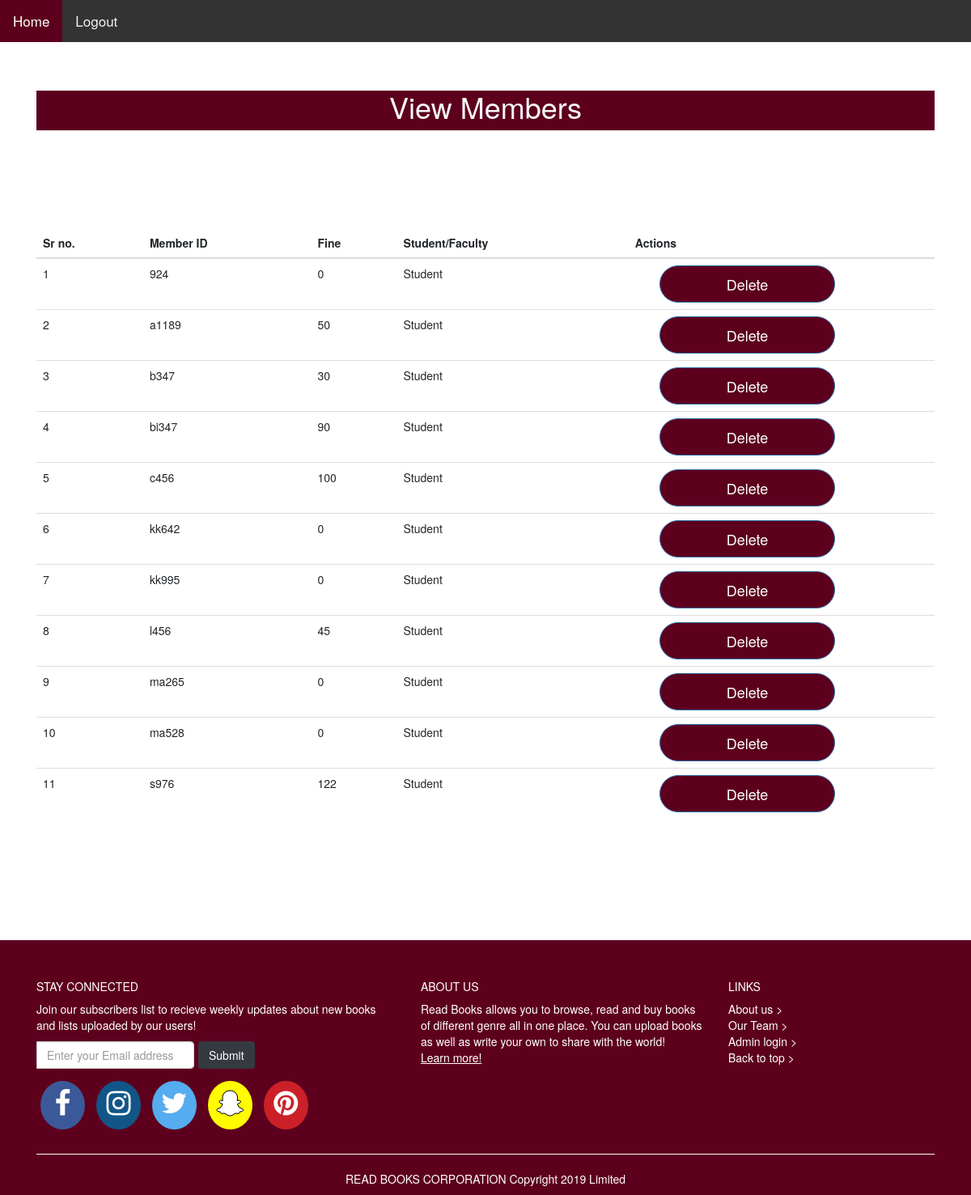
Page /LibrarySystem/Adminmembershelf.php (signed in) on the committed database.
### tables this page shows
CREATE TABLE `library_account` (
  `passcode` varchar(10) DEFAULT NULL,
  `login_id` varchar(255) NOT NULL,
  `fine_amt` int DEFAULT NULL,
  `mgr_id` int NOT NULL,
  `is_student` varchar(45) NOT NULL DEFAULT 'true',
  PRIMARY KEY (`login_id`),
  KEY `mgr_id` (`mgr_id`),
  CONSTRAINT `library_account_ibfk_1` FOREIGN KEY (`mgr_id`) REFERENCES `library_manager` (`mgr_id`) ON UPDATE CASCADE
);

### LibrarySystem/Adminmembershelf.php (the view, shortened to what this page needs)
<!DOCTYPE html>
<html>
<head>
</head>
<body>
</html><?php
include 'connection.php';
?>
<?php
include 'adminheader.php';
?>
  <div class="container"><br>
<h1 class="page-header text-center  text-light" style="background-color: #5D001E;">View Members</h1><br><br><br>
    <br><br>
    <div class="row-justify-content-center">
  <table class="table">
  <thead>
    <tr>
    <th scope="col">Sr no.</th>
      <th scope="col">Member ID</th>
      <th colspan="col">Fine</th>
      <th scope="col">Student/Faculty</th>
      <th scope="col">Actions</th>
      </tr>
  </thead>
  <?php
    $con = new PDO("mysql:host={$host};port={$port};dbname={$dbname}", $user, $password);
    $sql = "SELECT login_id,fine_amt,is_student FROM library_account";
    $stmt= $con->prepare($sql);
    $stmt->execute();
    $i = 1;
    $r = "true";
    while($row = $stmt->fetch(PDO::FETCH_NUM))
    {
      $p = strcmp($row[2],$r);
      if($p==0){
        $e = "Student";
      }
      else{
        $e = "Faculty";
      }
      ?>
      <tr>
      <td> <?php   echo $i; ?> </td>
      <td> <?php   echo $row[0]; ?> </td>
      <td> <?php   echo $row[1]; ?> </td>
      <td> <?php   echo $e; ?> </td>
      <td>
      <form method="POST" action="Adminmembershelf.php">
      <input type="submit" name="dsubmit" class="btn btn-primary btn-block btn-lg" style="border-radius: 40px; background-color: #5D001E; margin-left: 30px; padding: 10px 30px; width: 60%;" value="Delete"></td>
    </tr>
<?php
    $i = $i+1;
  }?>
</table><br><br>
</div>
</div>
<?php
include 'firstfooter.php';
?>

### LibrarySystem/adminheader.php (style rules this page uses)
body { background-repeat: no-repeat; background-position: right top; background-attachment: scroll; background-size: 3000px 3000px; background: white; }

### rows in the picture
library_account: login_id "924", fine_amt "0", is_student "Student"
library_account: login_id "a1189", fine_amt "50", is_student "Student"
library_account: login_id "b347", fine_amt "30", is_student "Student"
library_account: login_id "bi347", fine_amt "90", is_student "Student"
library_account: login_id "c456", fine_amt "100", is_student "Student"
library_account: login_id "kk642", fine_amt "0", is_student "Student"
library_account: login_id "kk995", fine_amt "0", is_student "Student"
library_account: login_id "l456", fine_amt "45", is_student "Student"
library_account: login_id "ma265", fine_amt "0", is_student "Student"
library_account: login_id "ma528", fine_amt "0", is_student "Student"
library_account: login_id "s976", fine_amt "122", is_student "Student"
